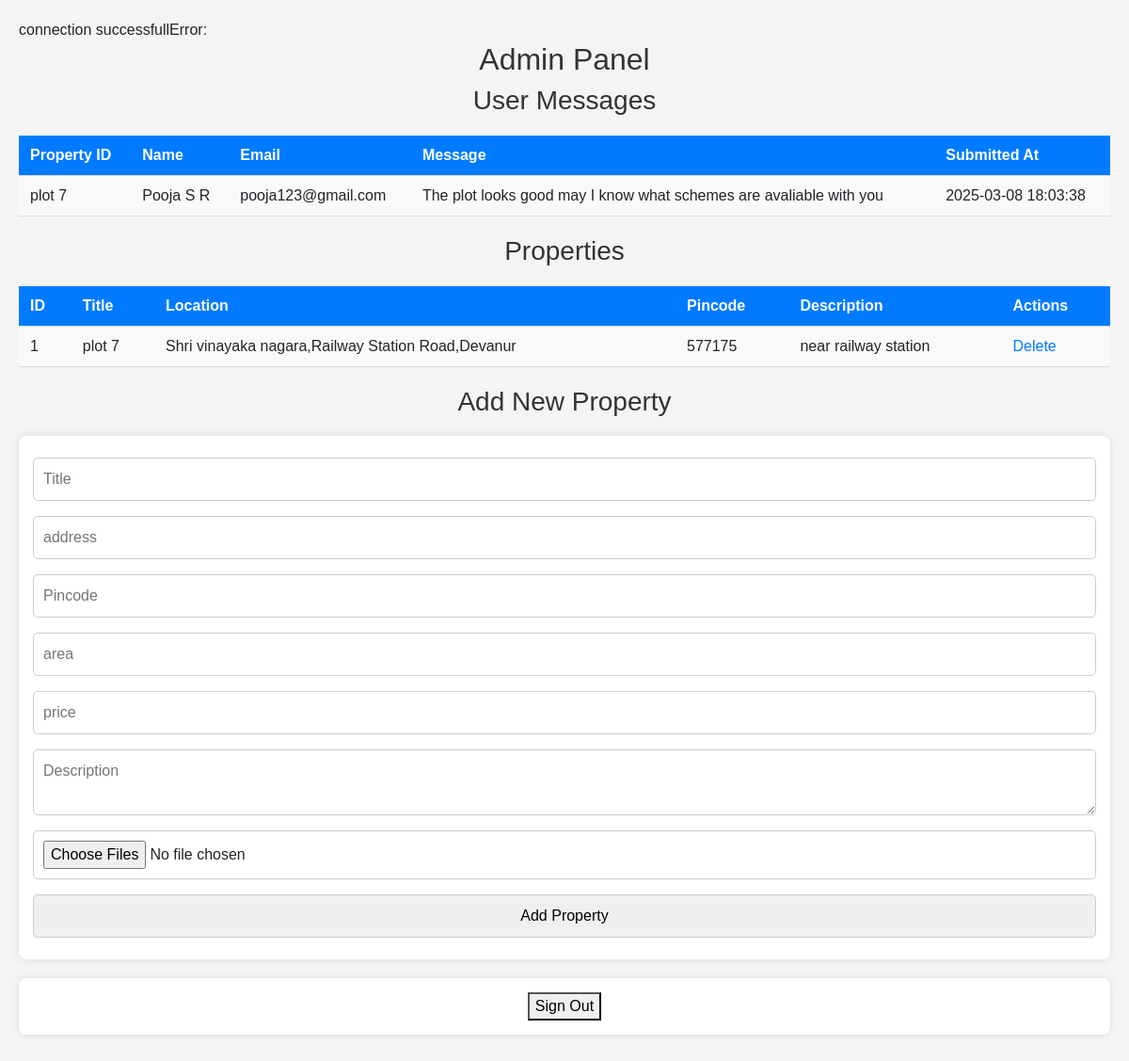
The app's page /admin.php with its own data.
### tables this page shows
CREATE TABLE IF NOT EXISTS `inquiries` (
  `id` int NOT NULL AUTO_INCREMENT,
  `property_title` varchar(255) NOT NULL,
  `uname` varchar(255) NOT NULL,
  `email` varchar(255) NOT NULL,
  `phone` varchar(20) DEFAULT NULL,
  `note` text NOT NULL,
  `created_at` timestamp NULL DEFAULT CURRENT_TIMESTAMP,
  PRIMARY KEY (`id`)
);

CREATE TABLE IF NOT EXISTS `properties` (
  `id` int NOT NULL AUTO_INCREMENT,
  `title` varchar(255) NOT NULL,
  `description` text,
  `price` decimal(10,2) NOT NULL,
  `pincode` varchar(10) NOT NULL,
  `address` text NOT NULL,
  `area` int DEFAULT NULL,
  `created_at` timestamp NULL DEFAULT CURRENT_TIMESTAMP,
  PRIMARY KEY (`id`)
);

### admin.php (the view, shortened to what this page needs)
<?php
include 'config/db_connect.php';
        if (!empty($_FILES['property_images']['name'][0])) {
            $upload_dir = "uploads/";
            foreach ($_FILES['property_images']['tmp_name'] as $key => $tmp_name) {
                $filename = basename($_FILES['property_images']['name'][$key]);
                $target_file = $upload_dir . time() . "_" . $filename;
                if (move_uploaded_file($tmp_name, $target_file)) {
                    $conn->query("INSERT INTO property_images (image_url) VALUES ('$target_file')");
                }
            }
        }
   else {
        echo "Error: " . $conn->error;
    }
?>
<!DOCTYPE html>
<html lang="en">
<head>
    <link rel="stylesheet"
    href="https://maxcdn.bootstrapcdn.com/bootstrap/4.5.2/css/bootstrap.min.css">
</head>
<body>
<h2>Admin Panel</h2>
<h3>User Messages</h3>
<table>
    <tr>
        <th>Property ID</th>
        <th>Name</th>
        <th>Email</th>
        <th>Message</th>
        <th>Submitted At</th>
    </tr>
    <?php
    $query_result = $conn->query("SELECT * FROM inquiries");
    while ($row = $query_result->fetch_assoc()) {
        echo "<tr>
                <td>{$row['property_title']}</td>
                <td>{$row['uname']}</td>
                <td>{$row['email']}</td>
                <td>{$row['note']}</td>
                <td>{$row['created_at']}</td>
              </tr>";
    }
    ?>
</table>
<h3>Properties</h3>
<table>
    <tr>
        <th>ID</th>
        <th>Title</th>
        <th>Location</th>
        <th>Pincode</th>
        <th>Description</th>
        <th>Actions</th>
    </tr>
    <?php
    $prop_result = $conn->query("SELECT * FROM properties");
    while ($row = $prop_result->fetch_assoc()) {
        echo "<tr>
                <td>{$row['id']}</td>
                <td>{$row['title']}</td>
                <td>{$row['address']}</td>
                <td>{$row['pincode']}</td>
                <td>{$row['description']}</td>
                <td>
                    <a href='admin.php?delete_id={$row['id']}' onclick='return confirm(\"Are you sure?\")'>Delete</a>
                </td>
              </tr>";
    }
    ?>
</table>
<div class="box-container">
<h3>Add New Property</h3>
<form method="post" action="admin.php" enctype="multipart/form-data">
    <input type="text" name="title" placeholder="Title" required><br>
    <input type="text" name="address" placeholder="address" required><br>
    <input type="text" name="pincode" placeholder="Pincode" required><br>
    <input type="text" name="area" placeholder="area" required><br>
    <input type="text" name="price" placeholder="price" required><br>
    <textarea name="description" placeholder="Description" required></textarea><br>
    <input type="file" name="property_images[]" multiple accept="image/*"><br>
    <input type="submit" name="add_property" value="Add Property">
</form>
</div>
<div style="text-align:center;">
<form method="POST" action="logout.php">
        <button type="submit">Sign Out</button>
    </form>
</body>
</html>

### admin.php (style rules this page uses)
body { font-family: Arial, sans-serif; margin: 0; padding: 20px; background-color: #f4f4f4; }
h2, h3 { text-align: center; color: #333; }
table { width: 100%; border-collapse: collapse; margin: 20px 0; background: white; }
th, td { padding: 12px; text-align: left; border-bottom: 1px solid #ddd; }
th { background-color: #007BFF; color: white; }
tr:nth-child(even) { background-color: #f9f9f9; }
form { margin-top: 20px; background: #fff; padding: 15px; border-radius: 8px; box-shadow: 0px 0px 8px rgba(0, 0, 0, 0.1); }
input, textarea { width: 100%; padding: 10px; margin: 8px 0; border: 1px solid #ccc; border-radius: 5px; }

### records on screen
inquiries: property_title "plot 7", uname "Pooja S R", email "pooja123@gmail.com", note "The plot looks good may I know what schemes are avaliable with you", created_at "2025-03-08 18:03:38"
properties: id "1", title "plot 7", address "Shri vinayaka nagara,Railway Station Road,Devanur", pincode "577175", description "near railway station"
